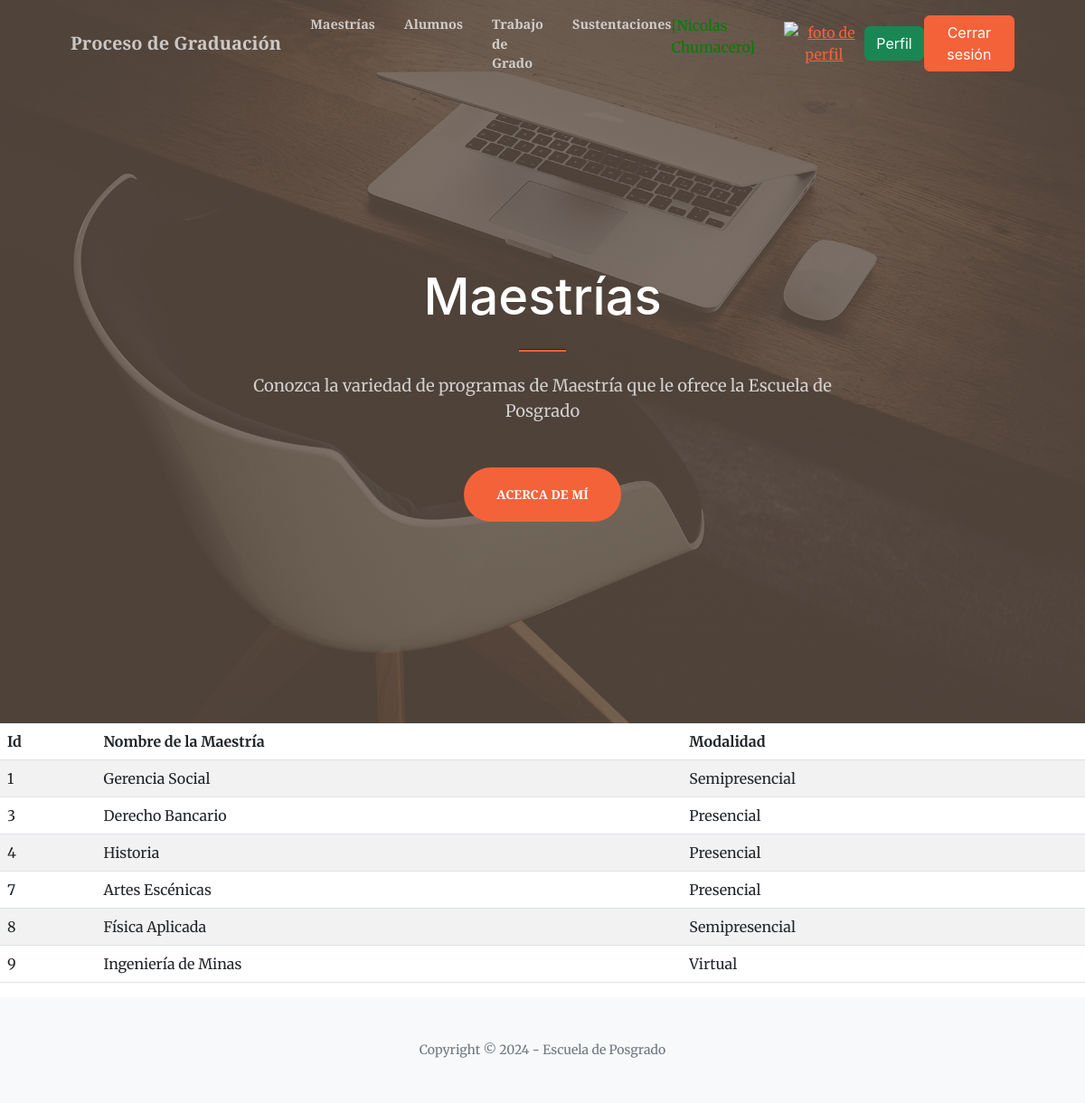
The app's page /maestrias/ (signed in) with its own data.
### entidades/models.py (models this page shows)
class Maestrias(models.Model):
    nombre = models.CharField(max_length=100)
    modalidad = models.CharField(max_length=50)

### entidades/views.py (the view)
# urls.py: path('maestrias/', maestrias, name="maestrias"),
@login_required
def maestrias(request):
    contexto = {"maestrias": Maestrias.objects.all() }
    return render(request, "entidades/maestrias.html", contexto)

### entidades/templates/entidades/maestrias.html
{% extends "entidades/index.html" %}
{%block titulo %}
<h1 class="text-white font-weight-bold">Maestrías</h1>
{%endblock titulo %}
{%block subtitulo %}
<p class="text-white-75 mb-5">Conozca la variedad de programas de Maestría que le ofrece la Escuela de Posgrado</p>
{%endblock subtitulo %}
{%block contenido %}
<table class="table table-striped">
    <thead>
        <tr>
            <th>Id</th>
            <th>Nombre de la Maestría</th>
            <th>Modalidad</th>
        </tr>
    </thead>
    <tbody>
    {% for c in maestrias %}
        <tr>
            <td>{{ c.id }}</td>
            <td>{{ c.nombre }}</td>
            <td>{{ c.modalidad }}</td>
        </tr>
    {% endfor %}
    </tbody>
</table>
{%endblock contenido %}

### entidades/templates/entidades/index.html (shortened to what this page needs)
<!DOCTYPE html>
<html lang="en">
    <head>
        {%load static %}
        <link href="https://cdn.jsdelivr.net/npm/bootstrap-icons@1.5.0/font/bootstrap-icons.css" rel="stylesheet" />
        <link href="https://cdnjs.cloudflare.com/ajax/libs/SimpleLightbox/2.1.0/simpleLightbox.min.css" rel="stylesheet" />
        <link href="{% static 'css/styles.css' %}" rel="stylesheet" />
        <link rel="stylesheet" href="https://cdnjs.cloudflare.com/ajax/libs/font-awesome/6.4.0/css/all.min.css" rel="stylesheet" />
    </head>
    <body id="page-top">
        <nav class="navbar navbar-expand-lg navbar-light fixed-top py-3" id="mainNav">
            <div class="container px-4 px-lg-5">
                <a class="navbar-brand" href="{% url 'home' %}">Proceso de Graduación</a>
            {% if user.is_authenticated %}
                <div class="collapse navbar-collapse" id="navbarResponsive">
                    <ul class="navbar-nav ms-auto my-2 my-lg-0">
                        <li class="nav-item"><a class="nav-link" href="{% url 'maestrias' %}">Maestrías</a></li>
                        <li class="nav-item"><a class="nav-link" href="{% url 'alumno' %}">Alumnos</a></li>
                        <li class="nav-item"><a class="nav-link" href="{% url 'trabajodegrado' %}">Trabajo de Grado</a></li>
                        <li class="nav-item"><a class="nav-link" href="{% url 'sustentacion' %}">Sustentaciones</a></li>
                    </ul>
                </div>
            <p style="color:green"> [{{user.first_name}} {{user.last_name}}]</p>
            <div class="text-center">
                <a href="{% url 'agregar_avatar' %}"><img src="{{ request.session.avatar }}" height="40px" weight="40px" alt="foto de perfil"></a>
            </div>
            <a class="btn btn-success" href="{% url 'perfil' %}">Perfil</a>
            <form action="{% url 'logout' %}" method="post">
                <button type="submit" class="btn btn-primary">Cerrar sesión</button>
            </form>
            {% else %}
                <a class="btn btn-primary" href="{% url 'login' %}">Inicia sesión</a>
                <a class="btn btn-success" href="{% url 'registro' %}">Registrarse</a>
            {% endif %}
            </div>
        </nav>
        <header class="masthead">
            <div class="container px-4 px-lg-5 h-100">
                <div class="row gx-4 gx-lg-5 h-100 align-items-center justify-content-center text-center">
                    <div class="col-lg-8 align-self-end">
                        {%block titulo %}{%endblock titulo %}
                        <hr class="divider" />
                    </div>
                    <div class="col-lg-8 align-self-baseline">
                        {%block subtitulo %}{%endblock subtitulo %}
                        <a class="btn btn-primary btn-xl" href="{% url 'acerca' %}">Acerca de mí</a>
                    </div>
                </div>
            </div>
        </header>
        {% block contenido %}
        {% endblock contenido %}
        <footer class="bg-light py-5">
            <div class="container px-4 px-lg-5"><div class="small text-center text-muted">Copyright &copy; 2024 - Escuela de Posgrado</div></div>
        </footer>
    </body>
</html>

### records on screen
Maestrias: id "1", nombre "Gerencia Social", modalidad "Semipresencial"
Maestrias: id "3", nombre "Derecho Bancario", modalidad "Presencial"
Maestrias: id "4", nombre "Historia", modalidad "Presencial"
Maestrias: id "7", nombre "Artes Escénicas", modalidad "Presencial"
Maestrias: id "8", nombre "Física Aplicada", modalidad "Semipresencial"
Maestrias: id "9", nombre "Ingeniería de Minas", modalidad "Virtual"

### other values on screen
{{ user.first_name }} "Nicolas"
{{ user.last_name }} "Chumacero"
